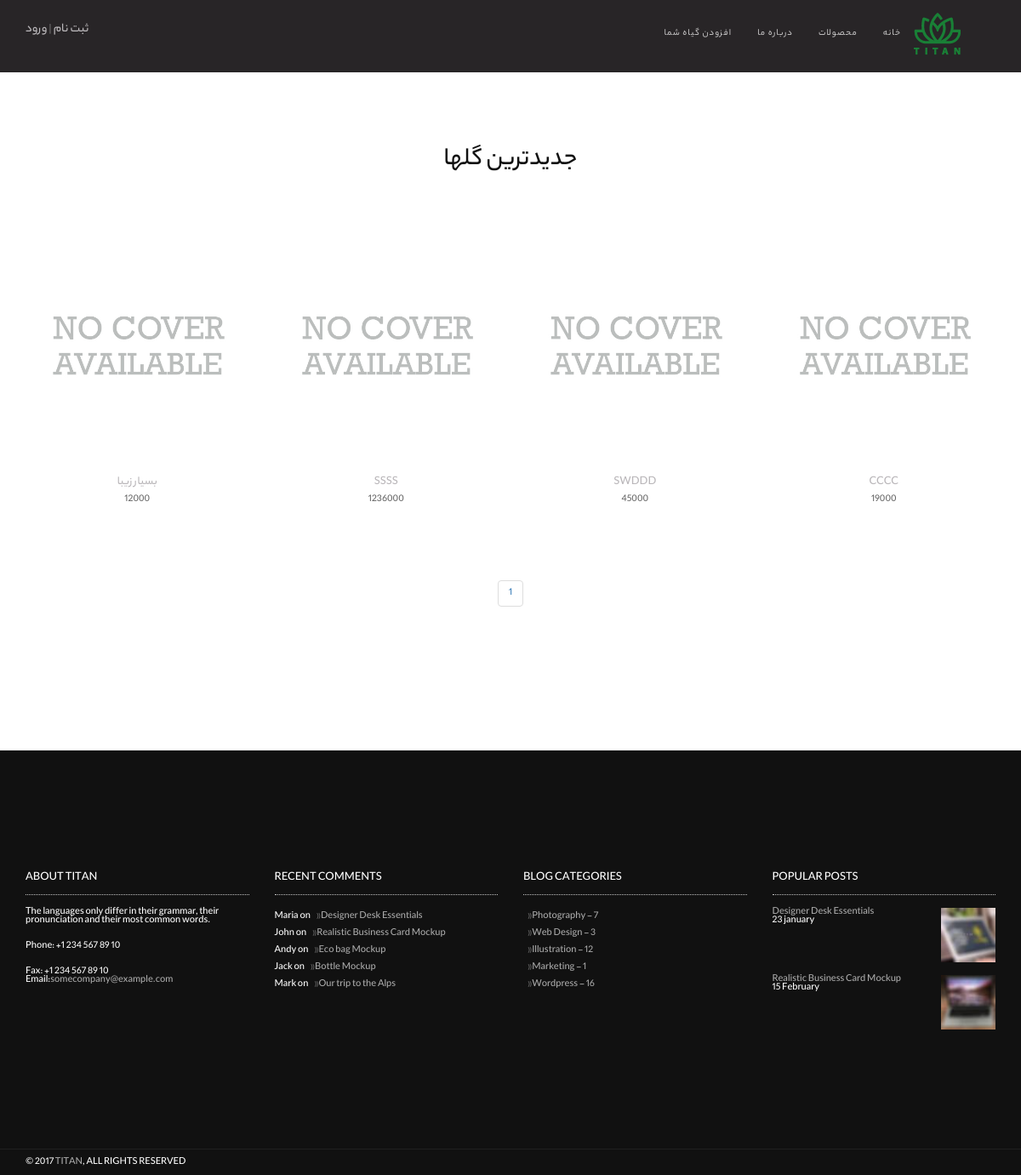
The app's page /flowers/, older data.
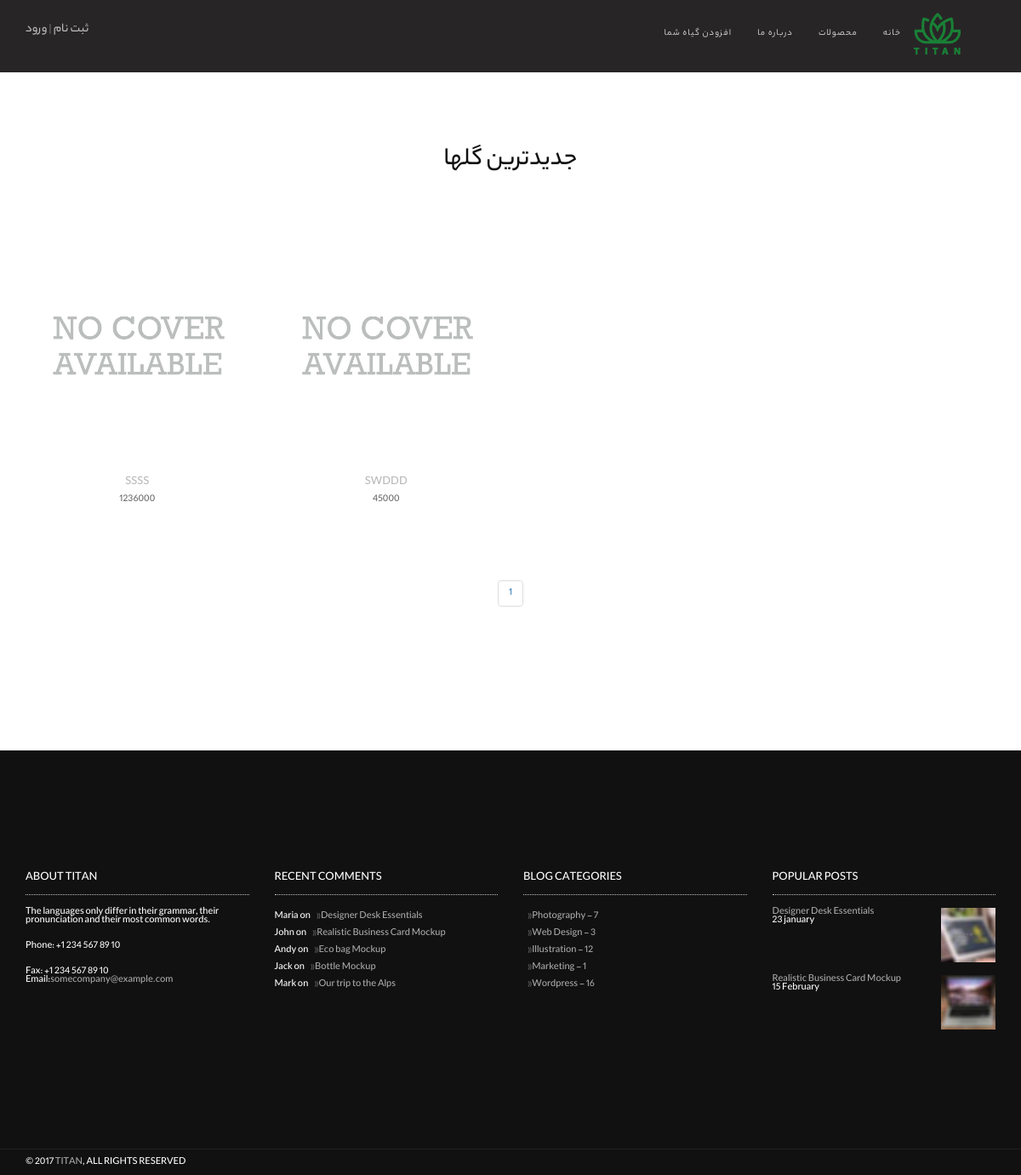
The same page, newer data.
### flowers/models.py (models this page shows, shortened)
class Flower(models.Model):
    title = models.CharField(max_length=225)
    seller = models.CharField(max_length=225)
    description = models.TextField()
    price = models.IntegerField()
    cover = models.ImageField(upload_to='covers/', blank=True)
    def get_absolute_url(self):
        return reverse('flower_detail', args=[self.id])

### flowers/views.py (the view)
# urls.py: path('', views.FlowerListView.as_view(), name='flower_list'),
class FlowerListView(generic.ListView):
    model = Flower
    template_name = 'flowers/flower_list.html'
    context_object_name = 'flowers'
    paginate_by = 4

### flowers/templates/flowers/flower_list.html (shortened to what this page needs)
{% extends '_base.html' %}
{% load static %}
{% load flower_tags %}
{% block content %}
    <section class="module-small" style="padding: 146px 0;">
        <div class="container">
            <div class="row">
                <div class="col-sm-6 col-sm-offset-3">
                    <h2 class="module-title" style="letter-spacing: 0;">جدیدترین گلها</h2>
                </div>
            </div>
            <div class="row multi-columns-row">
                {% for flower in flowers %}
                    <a href="{{ flower.get_absolute_url }}">
                        <div class="col-sm-6 col-md-3 col-lg-3">
                            <div class="shop-item">
                                <div class="shop-item-image">
                                    {% if flower.cover %}
                                        <img src="{{ flower.cover.url }}" alt="Accessories Pack"/>
                                    {% else %}
                                        <img src="{% static 'assets/images/shop/No_Cover.jpg' %}"
                                             alt="Accessories Pack"/>
                                    {% endif %}
                                </div>
                                <h4 class="shop-item-title font-alt"><a href="#">{{ flower.description }}</a></h4>
                                <p>{{ flower.price }}</p>
                            </div>
                        </div>
                    </a>
                {% endfor %}
            </div>
            <div class="row mt-30">
                <div class="col-sm-12 align-center">
                    <nav aria-label="Page navigation">
                <ul class="pagination justify-content-center">
                    <li class="page-item"><a class="page-link" href="#">{{ page_obj.number }}</a></li>
                </ul>
            </nav>
                </div>
            </div>
        </div>
    </section>
{% endblock %}

Row changes from the older to the newer data that the page shows:
removed Flower: description "بسیار زیبا", price "12000"
removed Flower: description "CCCC", price "19000"
